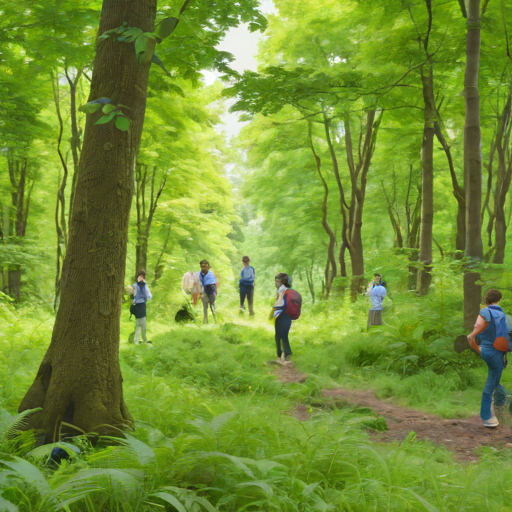
#> input picture data/g1/sdxl-turbo (1).png, 512 x 512 px; its folder holds only this picture in this run
$ python simple_nss_quality.py   (older library calls are emulated)
#> lines starting #> are read from the running program, lines starting #| are printed output that depends on the picture
from __future__ import annotations

from pathlib import Path
from typing import List, Tuple

import cv2
import numpy as np


# =========================
#  POMOCNICZE: ŁADOWANIE
# =========================

def load_image_paths(folder: str | Path) -> List[Path]:
    folder = Path(folder)
    exts = {".png", ".jpg", ".jpeg"}
    paths = sorted([p for p in folder.rglob("*") if p.suffix.lower() in exts])
    if not paths:
        raise ValueError(f"No images found in {folder}")
    return paths


# =========================
#  CZĘŚĆ 1: NSS / MSCN
# =========================

def compute_mscn(gray: np.ndarray, ksize: int = 7, sigma: float = 7/6) -> np.ndarray:
    """
    Liczy mapę MSCN (Mean Subtracted Contrast Normalization).
    Szarość w zakresie [0, 1].
    """
    mu = cv2.GaussianBlur(gray, (ksize, ksize), sigma)
    mu_sq = mu * mu
    sigma_sq = cv2.GaussianBlur(gray * gray, (ksize, ksize), sigma) - mu_sq
    sigma = np.sqrt(np.maximum(sigma_sq, 1e-8))
    mscn = (gray - mu) / (sigma + 1e-8)
    return mscn


def extract_nss_features(mscn: np.ndarray) -> np.ndarray:
    """
    Proste cechy NSS:
    - średnia i wariancja MSCN
    - kurtoza
    - korelacje z 4 sąsiadami (prawo, dół, prawy-dół, lewy-dół)
    """
    mean = float(mscn.mean())
    var = float(mscn.var() + 1e-8)

    kurt = float(((mscn - mean) ** 4).mean() / (var ** 2))

    corrs = []
    shifts = [(0, 1), (1, 0), (1, 1), (1, -1)]
    for dy, dx in shifts:
        shifted = np.roll(mscn, shift=(-dy, -dx), axis=(0, 1))
        corr = float((mscn * shifted).mean())
        corrs.append(corr)

    feats = np.array([mean, var, kurt] + corrs, dtype=np.float32)
    return feats


def nss_features_to_quality(feats: np.ndarray) -> float:
    """
    Heurystyczne mapowanie cech NSS na jakość [0, 1].
    Naturalne zdjęcia ~ mean ~ 0, var ~ 1, kurt ~ 3, korelacje niewielkie.
    """
    mean, var, kurt, c1, c2, c3, c4 = feats

    loss = (
        abs(mean) +
        abs(var - 1.0) +
        abs(kurt - 3.0) / 3.0 +
        (abs(c1) + abs(c2) + abs(c3) + abs(c4)) / 2.0
    )

    q = float(np.exp(-loss))  # 0 < exp(-loss) <= 1
    return q


# =========================
#  CZĘŚĆ 2: OSTROŚĆ
# =========================

def sharpness_quality(gray: np.ndarray) -> float:
    """
    Jakość ostrości na podstawie wariancji Laplasjanu.
    Zamieniamy szarość z [0,1] (float32) na uint8 [0,255],
    bo cv2.Laplacian ma focha na kombinację float32 -> CV_64F.
    """
    # gray jest w [0,1] float32 – zamieniamy na uint8
    gray_u8 = (gray * 255.0).clip(0, 255).astype(np.uint8)

    lap = cv2.Laplacian(gray_u8, cv2.CV_64F)
    var_lap = float(lap.var())

    # Logarytmiczna normalizacja – typowe wartości ~[0, 4]
    score = np.log1p(var_lap) / 5.0
    score = float(np.clip(score, 0.0, 1.0))
    return score


# =========================
#  CZĘŚĆ 3: SZUM
# =========================

def noise_quality(gray: np.ndarray) -> float:
    """
    Prosta ocena szumu:
    - wyliczamy różnicę między obrazem a jego rozmytą wersją (high-pass).
    - im większe odchylenie std tej różnicy, tym więcej szumu / detali.
    Traktujemy: im WIĘCEJ szumu, tym GORZEJ (czysto technicznie).
    """
    blurred = cv2.GaussianBlur(gray, (7, 7), 1.0)
    high_freq = gray - blurred
    noise_std = float(high_freq.std())

    # Zakładamy, że "ok" to <= 0.05, wyżej coraz gorzej
    # Skala gaussowska
    score = float(np.exp(- (noise_std / 0.05) ** 2))
    score = float(np.clip(score, 0.0, 1.0))
    return score


# =========================
#  CZĘŚĆ 4: KONTRAST
# =========================

def contrast_quality(gray: np.ndarray) -> float:
    """
    Ocena kontrastu na podstawie std jasności.
    - zbyt niski kontrast (płaski obraz) -> źle,
    - ekstremalnie wysoki (przepalenia / czarne plamy) -> też źle.
    Przyjmujemy optimum ~0.20.
    """
    std_luma = float(gray.std())

    # optimum = 0.2, sigma = 0.1
    score = float(np.exp(- ((std_luma - 0.2) / 0.1) ** 2))
    score = float(np.clip(score, 0.0, 1.0))
    return score


# =========================
#  FINAŁ: METRYKA ZŁOŻONA
# =========================

def compute_improved_quality(image_dir: str | Path) -> Tuple[float, float]:
    """
    Liczy złożoną metrykę jakości dla wszystkich obrazów w katalogu.
    Wynik w skali 0–1, gdzie 1 = bardzo dobra jakość, 0 = bardzo słaba.
    """
    img_paths = load_image_paths(image_dir)

    qs: List[float] = []

    for p in img_paths:
        img = cv2.imread(str(p))
#> img is the input picture: shape (512, 512, 3); mean B, G, R 52.5, 143.1, 115
        if img is None:
            print(f"[WARN] Could not read {p}")
            continue

        # skala szarości 0–1
        gray = cv2.cvtColor(img, cv2.COLOR_BGR2GRAY).astype(np.float32) / 255.0

        # NSS
        mscn = compute_mscn(gray)
#> in compute_mscn, `mu_sq = mu * mu`:
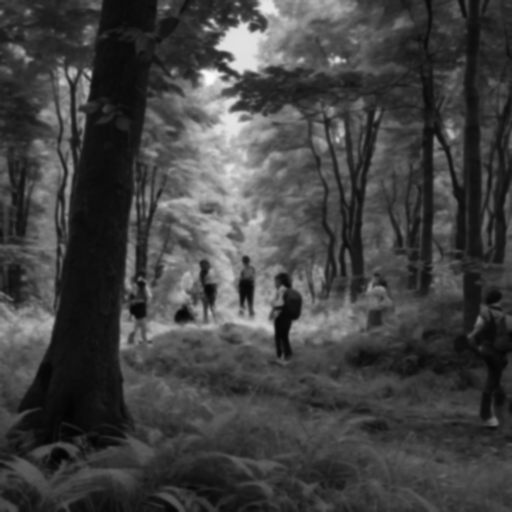
#> mu_sq: shape (512, 512) float32; min 0.0151, max 0.983, mean 0.262
#> in compute_mscn, `sigma_sq = cv2.GaussianBlur(gray * gray, (ksize, ksize), sigma) - mu_sq`:
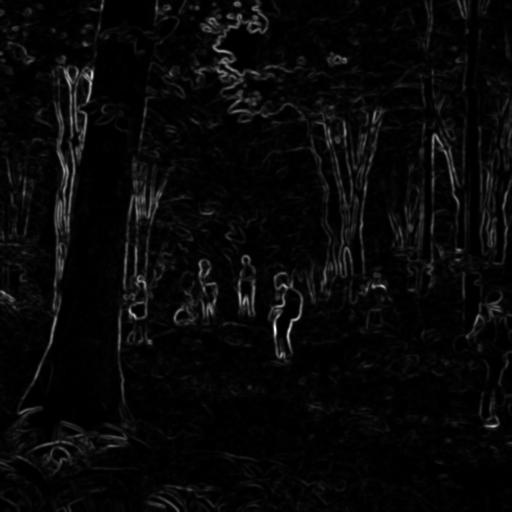
#> sigma_sq: shape (512, 512) float32; min -1.19e-07, max 0.0763, mean 0.00249; drawn with min black and max white
#> in compute_mscn, `sigma = np.sqrt(np.maximum(sigma_sq, 1e-8))`:
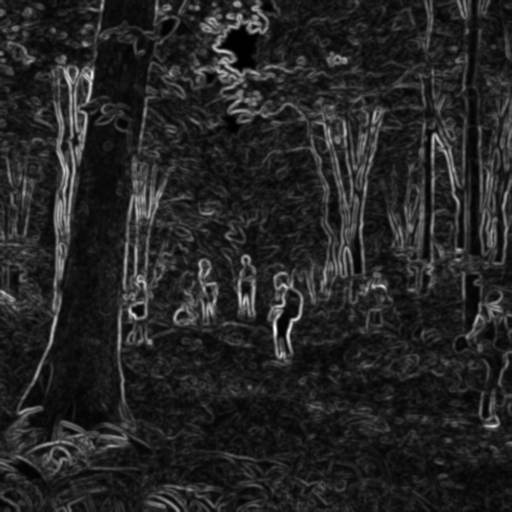
#> sigma: shape (512, 512) float32; min 0.0001, max 0.276, mean 0.0404; drawn with min black and max white
#> in compute_mscn, `mscn = (gray - mu) / (sigma + 1e-8)`:
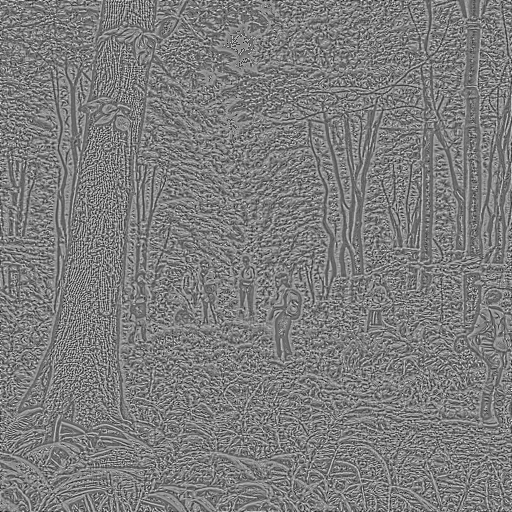
#> mscn: shape (512, 512) float32; min -2.39, max 2.45, mean -0.00727; drawn with min black and max white
        feats = extract_nss_features(mscn)
#> in extract_nss_features, `mean = float(mscn.mean())`: mean = -0.00727
#> in extract_nss_features, `var = float(mscn.var() + 1e-8)`: var = 0.409
#> in extract_nss_features, `kurt = float(((mscn - mean) ** 4).mean() / (var ** 2))`: kurt = 2.66
#> the loop in extract_nss_features, `for dy, dx in shifts:` made 4 passes
#> corr on passes 1 to 4: 0.161, 0.105, 0.00907, 0.0205
#> pass 1, in extract_nss_features, `shifted = np.roll(mscn, shift=(-dy, -dx), axis=(0, 1))`:
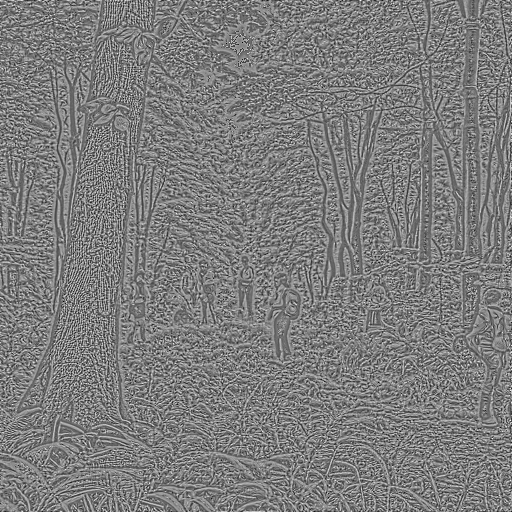
#> shifted: shape (512, 512) float32; min -2.39, max 2.45, mean -0.00727; drawn with min black and max white
#> after the loop in extract_nss_features, `for dy, dx in shifts:`: corrs = [0.161, 0.105, 0.00907, 0.0205]
#> in extract_nss_features, `feats = np.array([mean, var, kurt] + corrs, dtype=np.float32)`: feats = [-0.00727, 0.409, 2.66, 0.161, 0.105, 0.00907, 0.0205]
        q_nss = nss_features_to_quality(feats)
#> in nss_features_to_quality, `mean, var, kurt, c1, c2, c3, c4 = feats`: mean = -0.00727; var = 0.409; kurt = 2.66; c1 = 0.161; c2 = 0.105; c3 = 0.00907; c4 = 0.0205
#> in nss_features_to_quality, `loss = ( abs(mean) + abs(var - 1.0) + abs(kurt - 3.0) / 3.0 + (abs(c1)..`: loss = 0.859
#> in nss_features_to_quality, `q = float(np.exp(-loss))`: q = 0.424
#> q_nss = 0.424

        # ostrość
        q_sharp = sharpness_quality(gray)
#> in sharpness_quality, `lap = cv2.Laplacian(gray_u8, cv2.CV_64F)`:
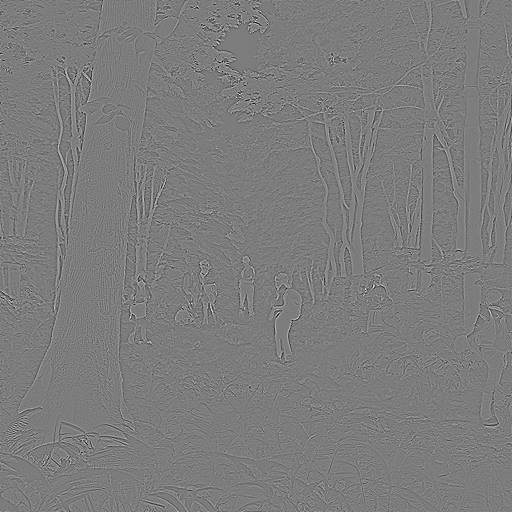
#> lap: shape (512, 512) float64; min -250, max 262, mean 0; drawn with min black and max white
#> in sharpness_quality, `var_lap = float(lap.var())`: var_lap = 550.3
#> in sharpness_quality, `score = np.log1p(var_lap) / 5.0`: score = 1.26
#> in sharpness_quality, `score = float(np.clip(score, 0.0, 1.0))`: score = 1
#> q_sharp = 1

        # szum
        q_noise = noise_quality(gray)
#> in noise_quality, `high_freq = gray - blurred`:
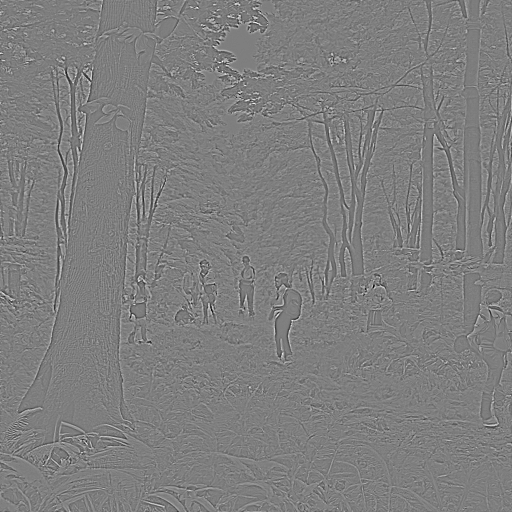
#> high_freq: shape (512, 512) float32; min -0.248, max 0.25, mean -2.38e-06; drawn with min black and max white
#> in noise_quality, `noise_std = float(high_freq.std())`: noise_std = 0.0265
#> in noise_quality, `score = float(np.exp(- (noise_std / 0.05) ** 2))`: score = 0.755
#> q_noise = 0.755

        # kontrast
        q_contrast = contrast_quality(gray)
#> in contrast_quality, `std_luma = float(gray.std())`: std_luma = 0.163
#> in contrast_quality, `score = float(np.exp(- ((std_luma - 0.2) / 0.1) ** 2))`: score = 0.875
#> q_contrast = 0.875

        # wagi
        w_nss = 0.4
        w_sharp = 0.3
        w_noise = 0.15
        w_contrast = 0.15
        w_sum = w_nss + w_sharp + w_noise + w_contrast

        q_final = (
            w_nss * q_nss +
            w_sharp * q_sharp +
            w_noise * q_noise +
            w_contrast * q_contrast
        ) / w_sum
#> q_final = 0.714

        qs.append(q_final)

        print(
            f"{p.name}: "
            f"Q_final={q_final:.3f}  "
            f"(NSS={q_nss:.3f}, sharp={q_sharp:.3f}, noise={q_noise:.3f}, contrast={q_contrast:.3f})"
        )
#| sdxl-turbo (1).png: Q_final=0.714  (NSS=0.424, sharp=1.000, noise=0.755, contrast=0.875)

    if not qs:
        raise ValueError("No valid images.")

    arr = np.array(qs, dtype=np.float32)
#> arr = [0.714]
    mean_q = float(arr.mean())
#> mean_q = 0.714
    std_q = float(arr.std(ddof=1)) if len(arr) > 1 else float("nan")
#> std_q = nan

    return mean_q, std_q


if __name__ == "__main__":
    IMAGE_DIR = r"C:\Users\zprzy\Desktop\inzynierka\image-generation-metrics\data\g1"

    mean_q, std_q = compute_improved_quality(IMAGE_DIR)
#> mean_q = 0.714; std_q = nan

    print("\n====================================")
    if np.isnan(std_q):
        print(f"IMPROVED QUALITY = {mean_q:.3f} (tylko 1 obraz)")
#| IMPROVED QUALITY = 0.714 (tylko 1 obraz)
    else:
        print(f"IMPROVED QUALITY = {mean_q:.3f} ± {std_q:.3f}")
    print("====================================\n")
